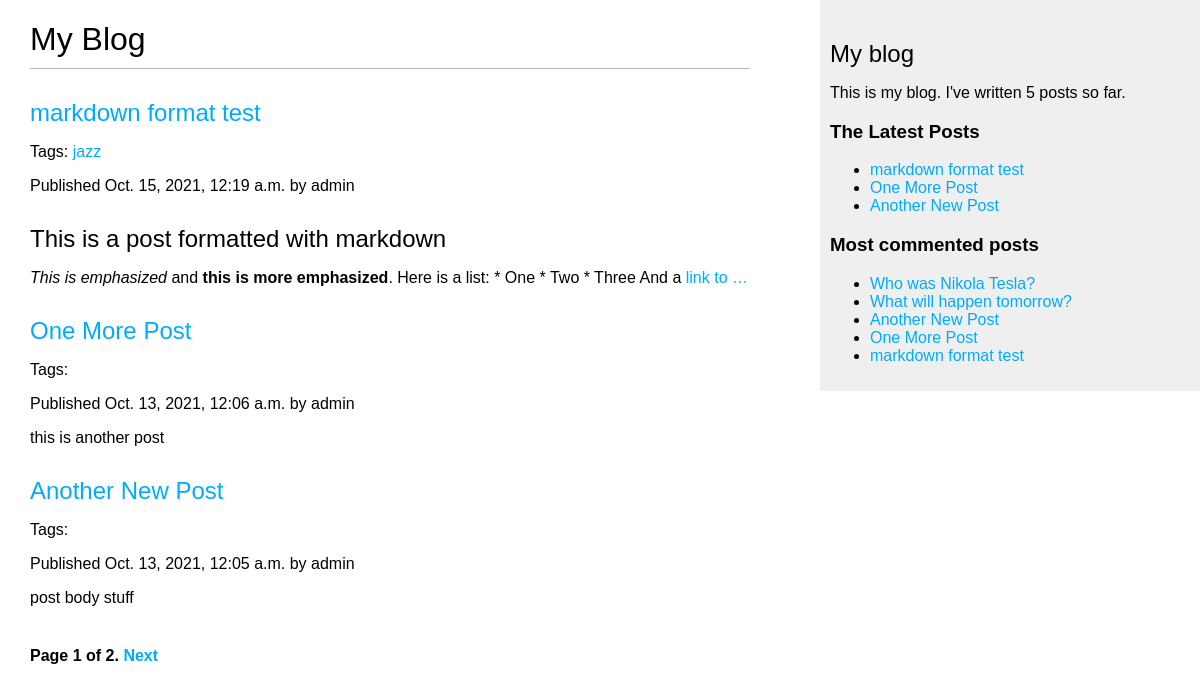
Screenshot of /blog/ with the database file from the repository.
### blog/models.py (models this page shows, shortened)
class Post(models.Model):
    STATUS_CHOICES = (
        ('draft', 'Draft'),
        ('published', 'Published'),
    )
    title = models.CharField(max_length=250)
    slug = models.SlugField(max_length=250, unique_for_date='publish')
    author = models.ForeignKey(User, on_delete=models.CASCADE, related_name='blog_posts')
    body = models.TextField()
    publish = models.DateTimeField(default=timezone.now)
    created = models.DateTimeField(auto_now_add=True)
    updated = models.DateTimeField(auto_now=True)
    status = models.CharField(max_length=10, choices=STATUS_CHOICES, default='draft')
    objects = models.Manager()
    published = PublishedManager()
    tags = TaggableManager()
    class Meta:
        ordering = ('-publish',)
    def get_absolute_url(self):
        return reverse('blog:post_detail', args=[self.publish.year, self.publish.month, self.publish.day, self.slug])

### blog/views.py (the view)
# urls.py: path('', views.post_list, name='post_list'),
def post_list(request, tag_slug=None):
    object_list = Post.published.all()
    tag = None
    if tag_slug:
        tag = get_object_or_404(Tag, slug=tag_slug)
        object_list = object_list.filter(tags__in=[tag])
    paginator = Paginator(object_list, 3)
    page = request.GET.get('page')
    try:
        posts = paginator.page(page)
    except PageNotAnInteger:
        posts = paginator.page(1)
    except EmptyPage:
        posts = paginator.page(paginator.num_pages)
    return render(request, 'blog/post/list.html', {'posts': posts, 'page': page, 'tag': tag})

### blog/models.py (called while the page is built)
    def get_queryset(self):
        return super(PublishedManager, self).get_queryset().filter(status='published')

### blog/templatetags/blog_tags.py (called while the page is built)
@register.simple_tag
def total_posts():
    return Post.published.count()

@register.inclusion_tag('blog/post/latest_posts.html')
def show_latest_posts(count=5):
    latest_posts = Post.published.order_by('-publish')[:count]
    return {'latest_posts': latest_posts}

@register.simple_tag
def get_most_commented_posts(count=5):
    return Post.published.annotate(total_comments=Count('comments')).order_by('-total_comments')[:count]

@register.filter(name='markdown')
def markdown_format(text):
    return mark_safe(markdown.markdown(text))

### blog/templates/blog/post/list.html (shortened to what this page needs)
{% extends "blog/base.html" %}
{% load blog_tags %}
{% block content %}
  <h1>My Blog</h1>
  {% for post in posts %}
    <h2>
      <a href="{{ post.get_absolute_url }}">
        {{ post.title }}
      </a>
    </h2>
    <p class="tags">
        Tags:
        {% for tag in post.tags.all %}
            <a href="{% url "blog:post_list_by_tag" tag.slug %}">
                {{ tag.name }}
            </a>
        {% endfor %}
    </p>
      Published {{ post.publish }} by {{ post.author }}
    {{ post.body|markdown|truncatewords_html:30 }}
  {% endfor %}
  {% include "pagination.html" with page=posts %}
{% endblock %}

### blog/templates/blog/base.html (shortened to what this page needs)
{% load blog_tags %}
{% load static %}
<!DOCTYPE html>
<html>
<head>
  <link href="{% static "css/blog.css" %}" rel="stylesheet">
</head>
<body>
  <div id="content">
    {% block content %}
    {% endblock %}
  </div>
  <div id="sidebar">
    <h2>My blog</h2>
    <p>This is my blog. I've written {% total_posts %} posts so far.</p>
    <h3>The Latest Posts</h3>
    {% show_latest_posts 3 %}
    <h3>Most commented posts</h3>
    {% get_most_commented_posts as most_commented_posts %}
    <ul>
      {% for post in most_commented_posts %}
        <li>
          <a href="{{ post.get_absolute_url }}">{{ post.title }}</a>
        </li>
      {% endfor %}
    </ul>
  </div>
</body>
</html>

### blog/templates/blog/post/latest_posts.html
<ul>
  {% for post in latest_posts %}
    <li>
      <a href="{{ post.get_absolute_url }}">{{ post.title }}</a>
    </li>
  {% endfor %}
</ul>

### blog/static/css/blog.css (style rules this page uses)
body { margin:0; padding:0; font-family:helvetica, sans-serif; }
a { color:#00abff; text-decoration:none; }
h1 { font-weight:normal; border-bottom:1px solid #bbb; padding:0 0 10px 0; }
h2 { font-weight:normal; margin:30px 0 0; }
#content { float:left; width:60%; padding:0 0 0 30px; }
#sidebar { float:right; width:30%; padding:10px; background:#efefef; height:100%; }

### rows the page displays
Post: title "markdown format test", publish "Oct. 15, 2021, 12:19 a.m.", author "admin", body "This is a post formatted with markdown This is emphasized and this is more emphasized . Here is a list: * One * Two * Three And a link to …"
Tag: name "jazz"
Post: title "One More Post", publish "Oct. 13, 2021, 12:06 a.m.", author "admin", body "this is another post"
Post: title "Another New Post", publish "Oct. 13, 2021, 12:05 a.m.", author "admin", body "post body stuff"
Post: title "Who was Nikola Tesla?"
Post: title "What will happen tomorrow?"

### other values shown
{{ page.number }} "1"
{{ page.paginator.num_pages }} "2"
